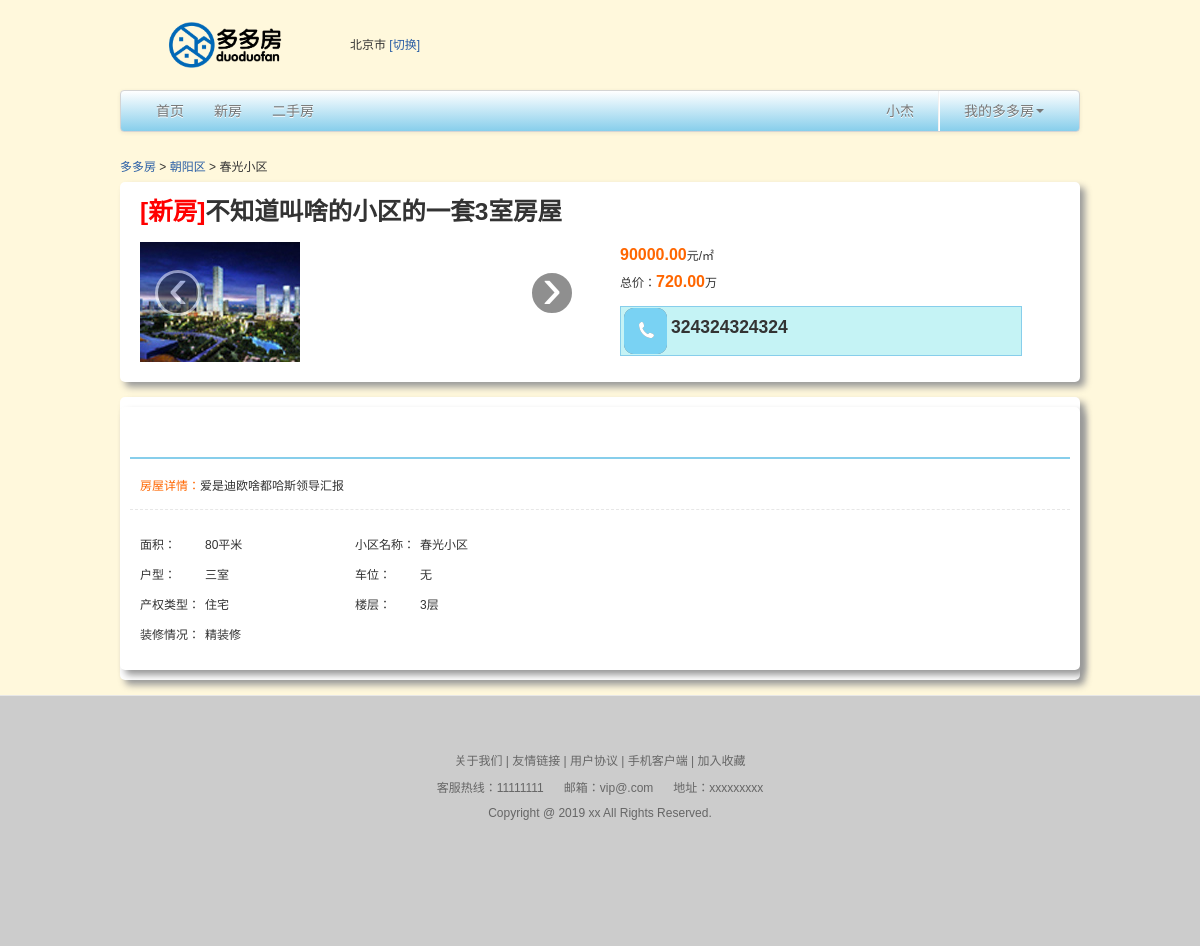
The app's page /HouseDetail/1 (signed in) with its own data.
### app/models.py (models this page shows, shortened)
class MyUser(models.Model):
    user = models.OneToOneField(User, on_delete=models.CASCADE, verbose_name='用户')
    phone = models.CharField(max_length=28, verbose_name='手机号')
    area = models.ForeignKey(Area, on_delete=models.CASCADE, verbose_name='用户所属地区')

class Area(models.Model):
    area_type_choices = (
        (1, '省'),
        (2, '市'),
        (3, '区/县')
    )
    name = models.CharField(max_length=10, verbose_name='地区名称')
    area_type = models.PositiveIntegerField(choices=area_type_choices, verbose_name='行政级别')
    province = models.ForeignKey(to='Area', verbose_name='所属省会', on_delete=models.CASCADE, null=True, blank=True)

class Houses(models.Model):
    door_model_choices = (
        (1, '一室'),
        (2, '二室'),
        (3, '三室'),
        (4, '四室'),
        (5, '四室以上')
    )
    house_type_choices = (
        (1, '住宅'),
        (2, '别墅'),
        (3, '写字楼'),
        (4, '商铺')
    )
    audit_type_choices = (
        (1, '待审核'),
        (2, '审核失败'),
        (3, '审核通过')
    )
    title = models.CharField(max_length=128, verbose_name='房屋标题')
    area = models.ForeignKey('Area', on_delete=models.CASCADE, verbose_name='所属区域')
    plot_name = models.CharField(max_length=64, verbose_name='所属小区名')
    acreage = models.PositiveIntegerField(verbose_name='面积')
    price = models.DecimalField(max_digits=10, decimal_places=2, verbose_name='价格(元/m)')
    total_prices = models.DecimalField(max_digits=10, decimal_places=2, verbose_name='总价(万)')
    housing_details = models.TextField(verbose_name='房屋详情')
    door_model = models.PositiveIntegerField(choices=door_model_choices, verbose_name='户型')
    house_type = models.PositiveIntegerField(choices=house_type_choices, verbose_name='房屋类型')
    is_new = models.BooleanField(verbose_name='是否是新房')
    master_img = models.ImageField(upload_to='houseImg', verbose_name='房屋主图')
    img = models.ManyToManyField(to='HouseImg', verbose_name='房屋图片')
    fllor = models.PositiveIntegerField(verbose_name='楼层')
    audit_type = models.PositiveIntegerField(choices=audit_type_choices, verbose_name='审核状态')
    user = models.ForeignKey(User, verbose_name='发布用户', on_delete=models.CASCADE)
    decorate_situation = models.CharField(max_length=12, verbose_name='装修情况')
    create_datetime = models.DateTimeField(auto_now=True, verbose_name='发布时间')

class HouseImg(models.Model):
    img = models.ImageField(upload_to='housesImg', verbose_name='图片')

### app/views.py (the view)
# urls.py: path('HouseDetail/<int:houseid>', views.house_detail, name='house_detail'),  # 房屋详情页
@login_required
def house_detail(request, houseid):
    house_obj = models.Houses.objects.filter(pk=houseid).first()
    if not models.BrowsingHistory.objects.filter(user=request.user, house=house_obj):
        models.BrowsingHistory.objects.create(user=request.user, house=house_obj)
    is_interview = False
    interview_obj = models.Interview.objects.filter(user=request.user, house=house_obj).first()
    if interview_obj:
        is_interview = interview_obj.is_pass
    context = {
        'house_obj': house_obj,
        'is_interview': is_interview
    }
    return render(request, 'app/HouseDetail.html', context)

### app/context_processors.py (called while the page is built)
def template_area(request):
    return {'area': models.Area.objects.filter(area_type=1).all()}

### templates/app/HouseDetail.html (shortened to what this page needs)
{% extends 'app/main.html' %}
{% block main-style %}
    <link href="/static/css/PropertyDetail.css" rel="stylesheet" type="text/css"/>
{% endblock main-style %}
{% block main-body %}
    <div id="bread" class="span12">
        <a href="/">多多房</a>
        <span>></span>
        <a>{{ house_obj.area.name }}</a>
        <span>></span>
        <span>{{ house_obj.plot_name }}</span>
    </div>
    <div id="propertyDescription" class="span12">
        <div class="property-title">
            <h3><span style="color: red">[{% if house_obj.is_new %}新房{% else %}二手房{% endif %}]</span>{{ house_obj.title }}</h3>
        </div>
        <div class="span6" id="focus">
            <div class="carousel slide" id="carousel-325862">
                <ol class="carousel-indicators">
                    {% for img in house_obj.img.all %}
                        <li class="active" data-slide-to="{{ forloop.counter }}" data-target="#carousel-325862">
                        </li>
                    {% endfor %}
                </ol>
                <div class="carousel-inner">
                    {% for img in house_obj.img.all %}
                        <div class="item {% if forloop.first %}active{% endif %}">
                            <img src="/media/{{ img.img }}">
                        </div>
                    {% endfor %}
                </div>
                <a data-slide="prev" href="#carousel-325862" class="left carousel-control">‹</a> <a data-slide="next"
                                                                                                    href="#carousel-325862"
                                                                                                    class="right carousel-control">›</a>
            </div>
        </div>
        <div id="propertyIntroduction" class="span6">
            <p><span class="propertyPrice">{{ house_obj.price }}</span>元/㎡</p>
            <p>总价：<span class="propertyPrice">{{ house_obj.total_prices }}</span>万</p>
            {% if house_obj.user == request.user or is_interview %}
                <div class="property-tel">
                    <img src="/static/images/propertytel.png" width="50" height="50" border="0"/>
                    <h4>{{ house_obj.user.myuser.phone }}</h4>
                </div>
                {% else %}
                <button class="btn btn-primary" type="button" onclick="sqmt({{ house_obj.id }})">申请面谈</button>
            {% endif %}
        </div>
    </div>
    <div class="span12" id="part2">
        <div id="propertyDetail" class="span12">
            <div class="propertyDetail-title">
                <h5>房屋详情</h5>
            </div>
            <div class="propertyOutline">
                <p><span>房屋详情：</span>{{ house_obj.housing_details }}</p>
            </div>
            <table cellpadding="0" cellspacing="0" border="0">
                <tr height="30">
                    <td width="65">面积：</td>
                    <td width="150">{{ house_obj.acreage }}平米</td>
                    <td width="65">小区名称：</td>
                    <td width="150">{{ house_obj.plot_name }}</td>
                </tr>
                <tr height="30">
                    <td width="65">户型：</td>
                    <td width="150">{{ house_obj.get_door_model_display }}</td>
                    <td width="65">车位：</td>
                    <td width="150">无</td>
                </tr>
                <tr height="30">
                    <td width="65">产权类型：</td>
                    <td width="150">{{ house_obj.get_house_type_display }}</td>
                    <td width="65">楼层：</td>
                    <td width="150">{{ house_obj.fllor }}层</td>
                </tr>
                <tr height="30">
                    <td width="65">装修情况：</td>
                    <td width="150">{{ house_obj.decorate_situation }}</td>
                </tr>
            </table>
        </div>
    </div>
{% endblock main-body %}

### templates/app/main.html (shortened to what this page needs)
{% extends 'base.html' %}
{% block style %}
    <link href="/static/css/bootstrap.min.css" rel="stylesheet">
    <link href="/static/css/bootstrap-responsive.min.css" rel="stylesheet">
    <link href="/static/css/style.css" rel="stylesheet">
    <link href="/static/css/common/top.css" rel="stylesheet" type="text/css">
    <link href="/static/css/common/foot.css" rel="stylesheet" type="text/css">
    <link href="/static/css/common/Compatibility.css" rel="stylesheet" type="text/css">
    {% block main-style %}{% endblock main-style %}
{% endblock style %}
{% block body %}
    {% block excloud-foot-body %}
        <div class="container-fluid">
            <div id="top">
                <div class="span2" id="logo">
                    <a href="#"><img src="/static/img/logo.png" width="150" height="50" border="0"></a>
                </div>
                <div class="span2" id="City">
                    {% if request.user.is_authenticated %}
                        <span>{{ request.user.myuser.area.name }}</span>
                        <a href="#myModal" role="button" data-toggle="modal">[切换]</a>
                    {% else %}
                        <span>北京</span><a href="/login">[切换]</a>
                    {% endif %}
                </div>
                <div class="span10">
                </div>
            </div>
            <div class="row-fluid">
                <div class="span12">
                    <div class="navbar">
                        <div class="navbar-inner">
                            <div class="nav-collapse collapse navbar-responsive-collapse" id="Navigation">
                                <ul class="nav">
                                    <li {% if request.path == '/' %}class="active" {% endif %}>
                                        <a href="/">首页</a>
                                    </li>
                                    <li {% if request.path == '/NewHouseList' %} class="active" {% endif %}>
                                        <a href="/NewHouseList">新房</a>
                                    </li>
                                    <li {% if request.path == '/OldHouseList' %} class="active" {% endif %} >
                                        <a href="/OldHouseList">二手房</a>
                                    </li>
                                </ul>
                                <ul class="nav pull-right">
                                    {% if request.user.is_authenticated %}
                                        <li>
                                            <a href="#">{{ request.user.first_name }}</a>
                                        </li>
                                        <li class="divider-vertical">
                                        </li>
                                        <li class="dropdown">
                                            <a data-toggle="dropdown" class="dropdown-toggle" href="#">我的多多房<strong
                                                    class="caret"></strong></a>
                                        </li>
                                    {% endif %}
                                </ul>
                            </div>
                        </div>
                    </div>
                    {% block main-body %}{% endblock main-body %}
                </div>
            </div>
        </div>
    {% endblock %}
    <div id="foot">
        <a href="#">关于我们 |</a>
        <a href="#">友情链接 |</a>
        <a href="#">用户协议 |</a>
        <a href="#">手机客户端 |</a>
        <a href="#">加入收藏</a>
        <p><span>客服热线：11111111</span><span>邮箱：vip@.com</span><span>地址：xxxxxxxxx</span></p>
        <p>Copyright @ 2019 xx All Rights Reserved.</p>
    </div>
{% endblock body %}

### static/css/style.css (style rules this page uses)
#part2 { margin: 15px 0 15px 0; padding: 0 0 15px 0; border-radius: 5px; -moz-border-radius: 5px; -webkit-border-radius: 5px; background-color: #FFFFFF; box-shadow: 5px 5px 7px #999; -webkit-box-shadow: 5px 5px 7px #999; -moz-box-shadow: 5px 5px 7px #999; }
h5 { color: #FFFFFF; margin: 0 0 0 10px; line-height: 30px; float: left; }

### static/css/common/top.css (style rules this page uses)
* { margin:0;padding:0;list-style-type:none; }
body { font-family:Arial, Helvetica, sans-serif; font-size:12px; background-color:#fff8dc; }
.container-fluid { width:960px; margin:0 auto; padding:0; }
p { margin:0; line-height:25px; }
.span12 { width:960px; }
.span6,.span12,.span8,.span4,.span9,.span3 { margin:0; }
.span12 { padding:0; }
#top { width:960px; height:50px; padding:20px 0 20px 0; }
#logo { float:left; }
#City { line-height:50px; float:left; }
.navbar { width:960px; }
.nav li a { font-size:14px; }

### static/css/common/foot.css (style rules this page uses)
#foot { text-align:center; line-height:30px; padding:50px 0 0 0; border-top:1px solid #e7e7e7; width:100%; height:200px; background-color:#CCCCCC; color:#666666; }
#foot a { text-decoration:none; color:#666666; }
#foot span { margin:0 10px 0 10px; }

### static/css/common/Compatibility.css (style rules this page uses)
html { color:#000; background:#fff; -webkit-text-size-adjust: 100%; -ms-text-size-adjust: 100%; }
body, button, input, select, textarea { font:12px/1.5 tahoma, arial, Hiragino Sans GB, "����", \5b8b\4f53; }
table { border-collapse:collapse; border-spacing:0; }
fieldset, img { border:0; vertical-align:top; }
ol, ul { list-style:none; }
a { color:#2a5ea5; }
ins, a { text-decoration:none; }

### static/css/PropertyDetail.css (style rules this page uses)
#bread { height:30px; line-height:30px; float:left; margin-left:0; }
#propertyDescription { margin-left:0; border-radius: 5px; -moz-border-radius:5px; -webkit-border-radius:5px; background-color:#FFFFFF; box-shadow:5px 5px 7px #999; -webkit-box-shadow:5px 5px 7px #999; -moz-box-shadow:5px 5px 7px #999; }
.property-title { margin:10px 0 10px 20px; }
#focus { margin:0 20px 0 20px; width:450px; }
.propertyPrice { color:#FF6600; font-size:16px; font-weight:bold; }
#propertyIntroduction { width:420px; margin:0 10px 0 10px; padding:0 0 10px 0; }
.property-tel { width:400px; height:48px; border:1px solid #87ceeb; background-color:#C5F3F5; margin:10px 0 10px 0; }
.property-tel img { float:left; }
#part2 { padding:0; margin-left:0; }
.LatestNews-title,.propertyDetail-title { margin:10px; height:40px; line-height:40px; border-bottom:2px solid #87ceeb; }
.LatestNews-title h5,.propertyDetail-title h5 { float:left; margin-left:10px; }
#propertyDetail { width:960px; border-radius: 5px; -moz-border-radius:5px; -webkit-border-radius:5px; background-color:#FFFFFF; box-shadow:5px 5px 7px #999; -webkit-box-shadow:5px 5px 7px #999; -moz-box-shadow:5px 5px 7px #999; margin:10px 0 10px 0; }
.propertyOutline { margin:15px 10px 10px 10px; border-bottom:1px dashed #e7e7e7; }
.propertyOutline p { margin:10px; }
.propertyOutline span { color:#FF6600; }
#propertyDetail table { margin:20px 20px 20px 20px; }

### templates/app/main.html (style rules this page uses)
.span12 { margin-left: 0 !important; }

### records on screen
Houses: area.name "朝阳区", plot_name "春光小区", title "不知道叫啥的小区的一套3室房屋", price "90000.00", total_prices "720.00", user.myuser.phone "324324324324", housing_details "爱是迪欧啥都哈斯领导汇报", acreage "80", door_model "三室", house_type "住宅", fllor "3", decorate_situation "精装修"
HouseImg: img (picture)

### other values on screen
{{ request.user.myuser.area.name }} "北京市"
{{ request.user.first_name }} "小杰"
